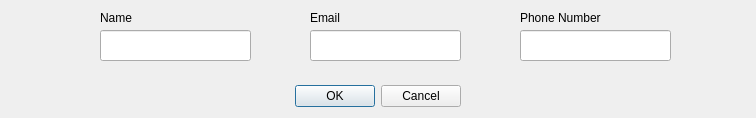
<?xml version="1.0" encoding="UTF-8"?>
<ui version="4.0">
 <class>editContact</class>
 <widget class="QDialog" name="editContact">
  <property name="geometry">
   <rect>
    <x>0</x>
    <y>0</y>
    <width>756</width>
    <height>118</height>
   </rect>
  </property>
  <property name="windowTitle">
   <string>Dialog</string>
  </property>
  <widget class="QDialogButtonBox" name="buttonBox">
   <property name="geometry">
    <rect>
     <x>120</x>
     <y>80</y>
     <width>341</width>
     <height>32</height>
    </rect>
   </property>
   <property name="orientation">
    <enum>Qt::Orientation::Horizontal</enum>
   </property>
   <property name="standardButtons">
    <set>QDialogButtonBox::StandardButton::Cancel|QDialogButtonBox::StandardButton::Ok</set>
   </property>
  </widget>
  <widget class="QLabel" name="phoneLabel">
   <property name="geometry">
    <rect>
     <x>520</x>
     <y>10</y>
     <width>91</width>
     <height>16</height>
    </rect>
   </property>
   <property name="text">
    <string>Phone Number</string>
   </property>
  </widget>
  <widget class="QLineEdit" name="phoneText">
   <property name="geometry">
    <rect>
     <x>520</x>
     <y>30</y>
     <width>151</width>
     <height>31</height>
    </rect>
   </property>
  </widget>
  <widget class="QLabel" name="nameLabel">
   <property name="geometry">
    <rect>
     <x>100</x>
     <y>10</y>
     <width>49</width>
     <height>16</height>
    </rect>
   </property>
   <property name="text">
    <string>Name</string>
   </property>
  </widget>
  <widget class="QLabel" name="emailLabel">
   <property name="geometry">
    <rect>
     <x>310</x>
     <y>10</y>
     <width>49</width>
     <height>16</height>
    </rect>
   </property>
   <property name="text">
    <string>Email</string>
   </property>
  </widget>
  <widget class="QLineEdit" name="emailText">
   <property name="geometry">
    <rect>
     <x>310</x>
     <y>30</y>
     <width>151</width>
     <height>31</height>
    </rect>
   </property>
  </widget>
  <widget class="QLineEdit" name="nameText">
   <property name="geometry">
    <rect>
     <x>100</x>
     <y>30</y>
     <width>151</width>
     <height>31</height>
    </rect>
   </property>
  </widget>
 </widget>
 <resources/>
 <connections>
  <connection>
   <sender>buttonBox</sender>
   <signal>accepted()</signal>
   <receiver>editContact</receiver>
   <slot>accept()</slot>
   <hints>
    <hint type="sourcelabel">
     <x>248</x>
     <y>254</y>
    </hint>
    <hint type="destinationlabel">
     <x>157</x>
     <y>274</y>
    </hint>
   </hints>
  </connection>
  <connection>
   <sender>buttonBox</sender>
   <signal>rejected()</signal>
   <receiver>editContact</receiver>
   <slot>reject()</slot>
   <hints>
    <hint type="sourcelabel">
     <x>316</x>
     <y>260</y>
    </hint>
    <hint type="destinationlabel">
     <x>286</x>
     <y>274</y>
    </hint>
   </hints>
  </connection>
 </connections>
</ui>
